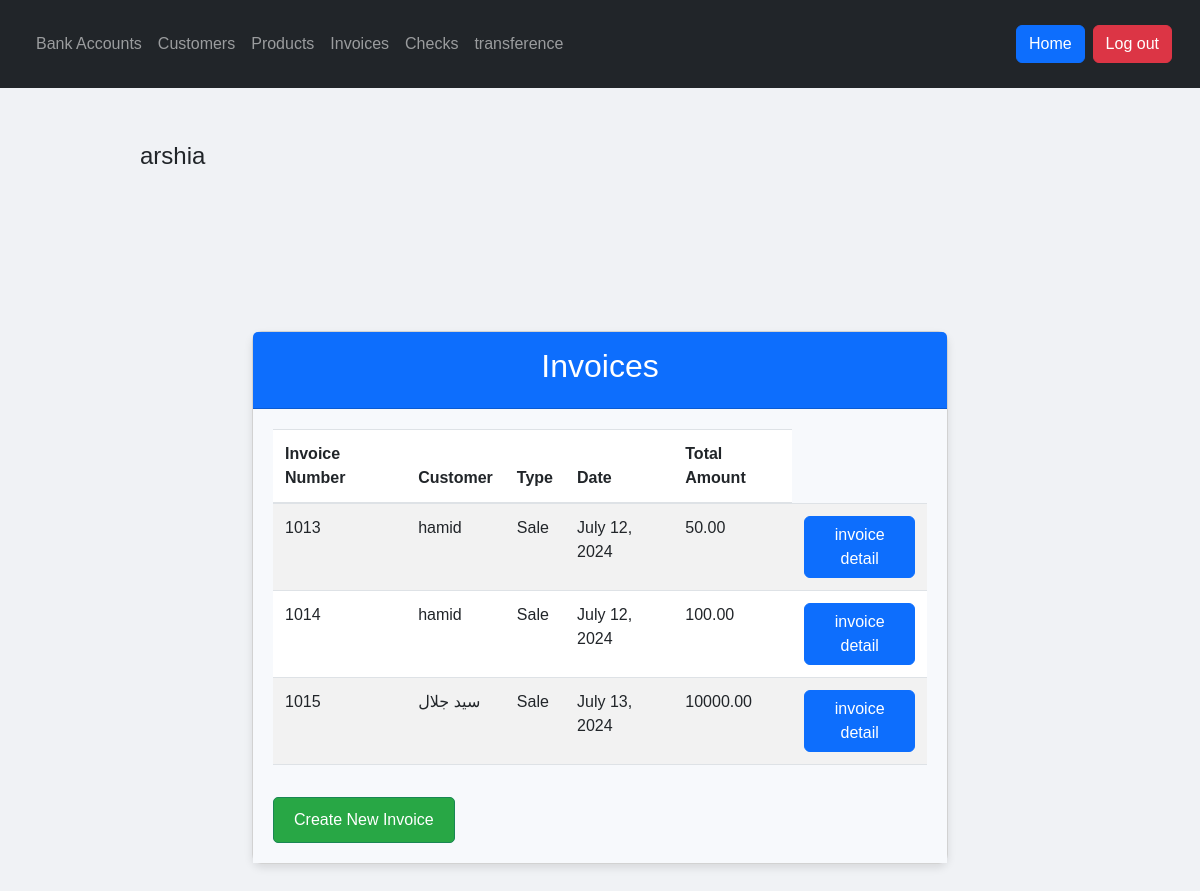
The app's page /invoices/ (signed in), older data.
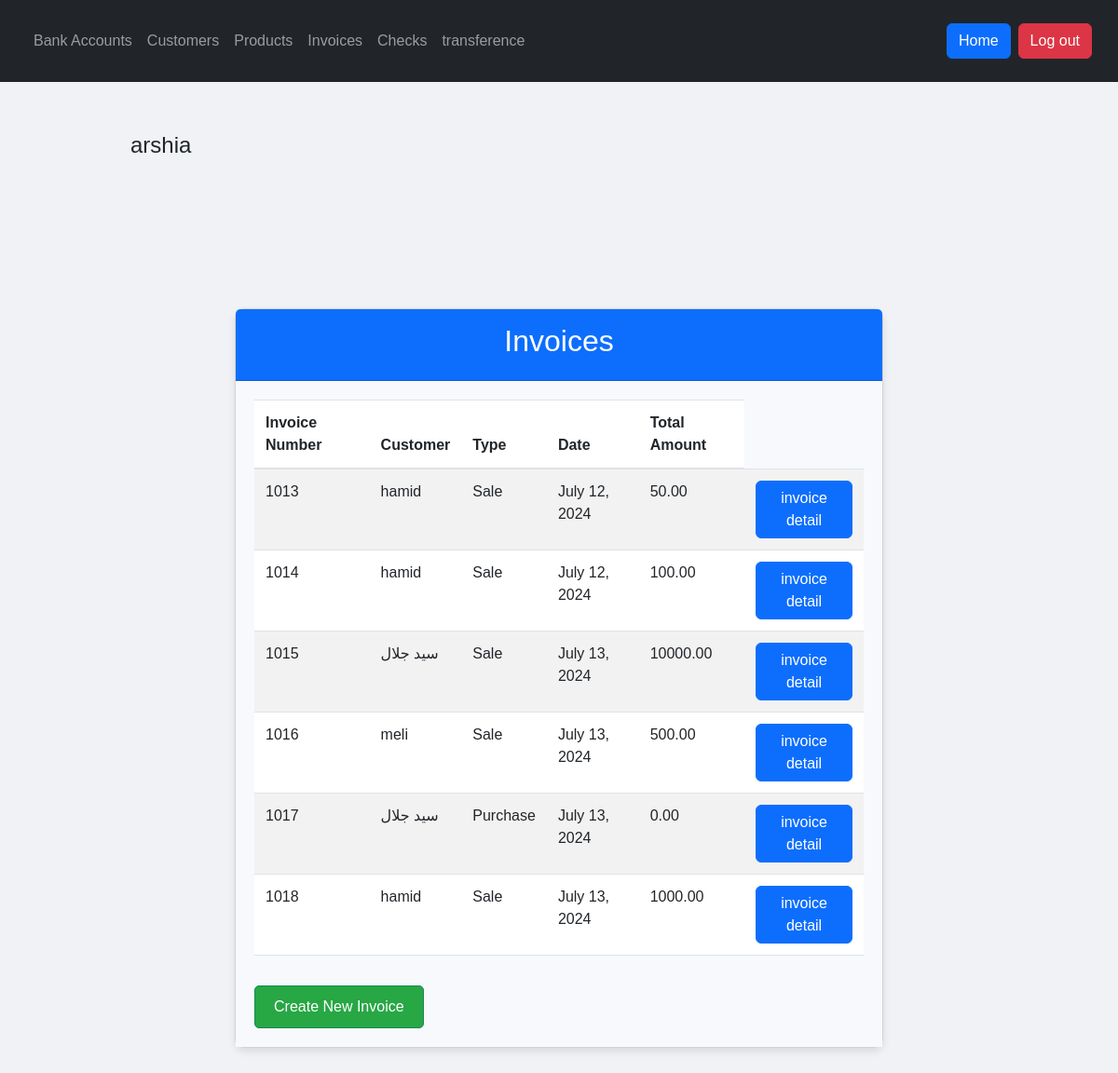
The same page, newer data.
### app/models.py (models this page shows, shortened)
class Invoice(models.Model):
    INVOICE_TYPES = (
        ('purchase', 'Purchase'),
        ('sale', 'Sale'),
    )
    user = models.ForeignKey(User, on_delete=models.CASCADE, null=True, blank=True)
    invoice_type = models.CharField(max_length=10, choices=INVOICE_TYPES)
    customer = models.ForeignKey(Customer, on_delete=models.CASCADE)
    date = models.DateField(auto_now_add=True)
    invoice_number = models.PositiveIntegerField(unique=True, blank=True, null=True)
    total_amount = models.DecimalField(max_digits=10, decimal_places=2, default=0.00, blank=True, null=True)
    remaining_amount = models.DecimalField(max_digits=10, decimal_places=2, default=0.00, blank=True, null=True)

class Customer(models.Model):
    user = models.ForeignKey(User, on_delete=models.CASCADE, null=True, blank=True)
    name = models.CharField(max_length=100)
    email = models.EmailField()

### app/views.py (the view)
# urls.py: path('invoices/', InvoiceListView.as_view(), name='invoice-list'),
class InvoiceListView(LoginRequiredMixin, ListView):
    model = Invoice
    template_name = 'app/invoice_list.html'
    context_object_name = 'invoices'

### app/templates/app/invoice_list.html
{% extends 'app/base.html' %}
{% load static %}
{% block extra_css %}
<link rel="stylesheet" type="text/css" href="{% static 'css/invoice_list.css' %}">
{% endblock %}
{% block content %}
<div class="container mt-5">
  <div class="card">
    <div class="card-header text-center bg-primary text-white">
      <h2>Invoices</h2>
    </div>
    <div class="card-body">
      <table class="table table-striped">
        <thead>
          <tr>
            <th>Invoice Number</th>
            <th>Customer</th>
            <th>Type</th>
            <th>Date</th>
            <th>Total Amount</th>
          </tr>
        </thead>
        <tbody>
          {% for invoice in object_list %}
          <tr>
            <td>
              {{ invoice.invoice_number }}
            </td>
            <td>{{ invoice.customer.name }}</td>
            <td>{{ invoice.invoice_type|capfirst }}</td>
            <td>{{ invoice.date }}</td>
            <td>{{ invoice.total_amount }}</td>
            <td><a href="{% url 'invoice-detail' pk=invoice.id %}" class="btn btn-primary">invoice detail</a></td>
          </tr>
          {% endfor %}
        </tbody>
      </table>
      <a href="{% url 'invoice-create' %}" class="btn btn-success mt-3">Create New Invoice</a>
    </div>
  </div>
</div>
{% endblock %}

### app/templates/app/base.html (shortened to what this page needs)
<!DOCTYPE html>
<html>
<head>
    <link href="https://cdn.jsdelivr.net/npm/bootstrap@5.3.0-alpha1/dist/css/bootstrap.min.css" rel="stylesheet">
    {% load static %}
    <link rel="stylesheet" type="text/css" href="{% static 'css/base.css' %}">
    {% block extra_css %}
    {% endblock %}
</head>
<body>
    <header class="bg-dark text-white p-3 mb-4">
        <nav class="navbar navbar-expand-lg navbar-dark">
            <div class="container-fluid">
                <ul class="navbar-nav me-auto mb-2 mb-lg-0">
                    <li class="nav-item"><a class="nav-link" href="{% url 'bankaccount-list' %}">Bank Accounts</a></li>
                    <li class="nav-item"><a class="nav-link" href="{% url 'customer-list' %}">Customers</a></li>
                    <li class="nav-item"><a class="nav-link" href="{% url 'product-list' %}">Products</a></li>
                    <li class="nav-item"><a class="nav-link" href="{% url 'invoice-list' %}">Invoices</a></li>
                    <li class="nav-item"><a class="nav-link" href="{% url 'check-list' %}">Checks</a></li>
                    <li class="nav-item"><a class="nav-link" href="{% url 'transference-list' %}">transference</a></li>
                </ul>
                <div class="d-flex">
                    <button class="btn btn-primary me-2" onclick="window.location.href='/'">Home</button>
                    <form method="post" action="{% url 'logout' %}">
                        <button type="submit" class="btn btn-danger">Log out</button>
                    </form>
                </div>
            </div>
        </nav>
    </header>
    <div class="container">
        {% if request.user.is_authenticated %}
            <h1 class="username">{{request.user}}</h1>
        {% else %}
            <a href="{% url 'login' %}" class="btn btn-link">Login</a>
        {% endif %}
    </div>
    <div class="container mt-4">
        {% block content %}{% endblock %}
    </div>
</body>
</html>

### app/static/css/base.css (style rules this page uses)
body, html { margin: 0; padding: 0; font-family: Arial, sans-serif; }
.username { font-size: 24px; margin-top: 10px; }
a { text-decoration: none; color: #007bff; }

### app/static/css/invoice_list.css (style rules this page uses)
body, html { margin: 0; padding: 0; font-family: 'Arial', sans-serif; background-color: #f0f2f5; }
.container { width: 80%; margin: auto; padding: 20px; }
.card { margin-top: 20px; border-radius: 10px; box-shadow: 0 4px 8px rgba(0, 0, 0, 0.1); background-color: #ffffff; }
.card-header { background-color: #4a90e2; color: #fff; border-radius: 10px 10px 0 0; padding: 15px 20px; }
.card-body { padding: 20px; background-color: #f7f9fc; }
.table { width: 100%; margin-bottom: 1rem; color: #212529; border-collapse: collapse; }
.table th, .table td { padding: 0.75rem; vertical-align: top; border-top: 1px solid #dee2e6; }
.table thead th { vertical-align: bottom; border-bottom: 2px solid #dee2e6; }
.table-striped tbody tr:nth-of-type(odd) { background-color: rgba(0, 0, 0, 0.05); }
.btn-success { background-color: #28a745; color: #fff; text-decoration: none; border-radius: 5px; text-align: center; padding: 10px 20px; transition: background-color 0.3s ease, transform 0.3s ease; }

Row changes from the older to the newer data that the page shows:
added Invoice: invoice_number "1016", customer.name "meli", invoice_type "Sale", date "July 13, 2024", total_amount "500.00"
added Invoice: invoice_number "1017", customer.name "سید جلال", invoice_type "Purchase", date "July 13, 2024", total_amount "0.00"
added Invoice: invoice_number "1018", customer.name "hamid", invoice_type "Sale", date "July 13, 2024", total_amount "1000.00"
